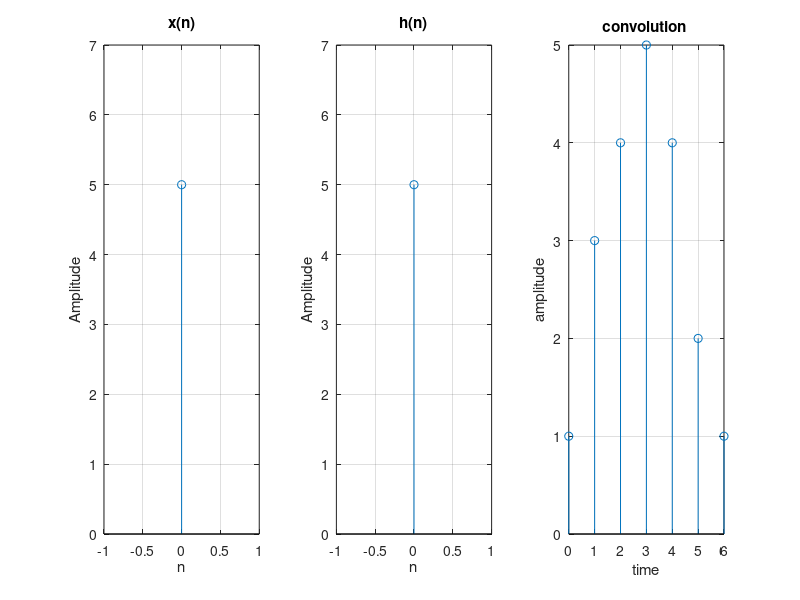

MATLAB code to generate this figure:
clc; 
clear all; 
close all; 
x1 = input("Enter first Sequence"); 
h1 = input("Enter second Sequence"); 
y1 = conv(x1,h1); 
disp("The convoluted sequence is: ");
 disp(y1); 
l = length(x1); 
m = length(h1); 
k = l+m-1;
 n1 = 0:1:l-1; 
n2 = 0:1:m-1;
 n3 = 0:1:k-1; 
subplot(1,3,1); 
stem(n1,x1,"o");
 xlabel("n");
 ylabel("Amplitude");
 title("x(n)"); 
grid on xlim([-1 l+1]);
 ylim([0 max(x1)+2]); 
 
subplot(1,3,2);
 stem(n2,h1,"o"); 
xlabel("n"); 
ylabel("Amplitude");
 title("h(n)"); 
grid on xlim([-1 m+1]); 
ylim([0 max(h1)+2]); 
 
subplot(1,3,3);
 stem(n3,y1,"o"); 
xlabel("n"); 
ylabel("Amplitude"); 
title("y(n)"); 
grid on xlim([-1 k+1]);
 ylim([0 max(y1)+2]); 

 clc;
clear all;
close all; 
x=[1,2,1,1]; 
x_ind=0:3; 
xmin=min(x_ind); 
xmax=max(x_ind); 
h=[1,1,1,1];
h_ind=0:3; 
hmin=min(h_ind); 
hmax=max(h_ind); 
l=length(x); 
m=length(h); 
n=l+m-1; 
y=zeros(1,n); 
y_ind=(xmin+hmin):1:(xmax+hmax); 
for i=1:l 
for j=1:m 
y(i+j-1)=y(i+j-1)+x(i)*h(j); 
end 
end 
stem(y_ind,y); 
xlabel('time'); 
ylabel('amplitude'); 
title('convolution '); 
grid on;